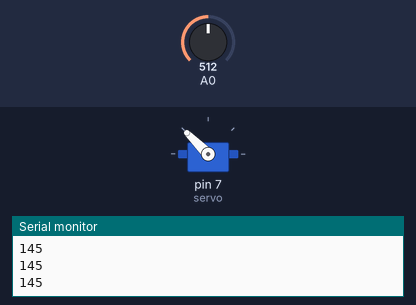
A sketch run on a simulated Arduino Uno, built with avr-gcc and run on an emulated ATmega328P. Parts: servo, the last lines printed to the serial monitor. The inputs (shaded band) are chosen by the test bench; at power-on: A0 = 512.

Above: at 1.2 s.
1.3 s: A0 set to 306
At 1.9 s:
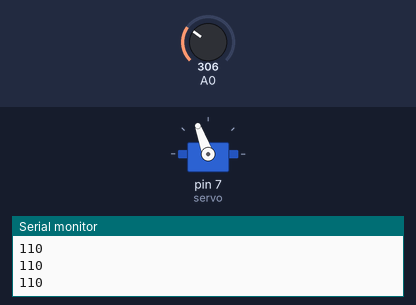
2.8 s: A0 set to 511
At 3.6 s:
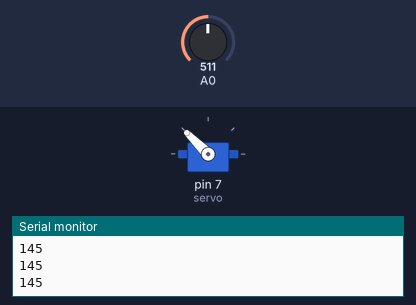
Timing chart, 0 to 5.8 s (numbered marks = the images above; inputs shaded):
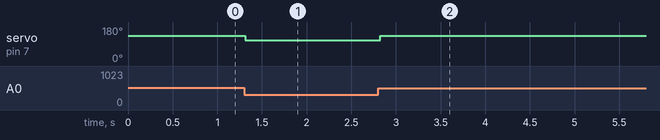

Measured:
- after the input at 1.3 s, servo on pin 7 (servo): 135° → 110° at once
- after the input at 2.8 s, servo on pin 7 (servo): 110° → 135° at once

The sketch:

featrace_temp.ino
```cpp
// Initialisation du module du servomoteur pour pouvoir le contrôler
#include <Servo.h>
Servo servo;

float distance = 0; // On initialise la valeur "distance" en float, pour pouvoir la calculer avec des virgules.
byte distance2; // On initialise la valeur "distance2" en octet, pour pouvoir la transmettre par bluetooth.

int angle = 115; // On initialise la variable angle avec 135° sur le servomoteur, l'angle qui nous permet d'avoir des roues directionnelles droites.

void setup() {
  Serial.begin(9600); // On ouvre le port Serial pour la communication au moniteur de séries et au module Bluetooth
  servo.attach(7, 544, 2400); // On initialise le servomoteur sur le pin numéro 6. 544 et 2400 sont des valeurs pour l'angle minimum et maximum du servomoteur, propres à chacun.
  servo.write(angle); // On place le servomoteur à une position angulaire de angle° pour l'initaliser
}

void loop() {
  int erreur; // Je définie la variable erreur pour pouvoir la modifier plus facilement plus tard
  int correction_p; // Je définie la variable correction_p pour pouvoir la modifier plus facilement plus tard
  int amplification = 1; // Je définie la variable amplification à 1 pour pouvoir la modifier plus facilement plus tard (aucune amplification nécessaire lors de nos essais. On le laisse à 1).
  int pos_servo;// Je définie la variable pos_servo pour pouvoir la modifier plus facilement plus tard
  // Toutes ces variables nous permettent de mieux comprendre notre calcul visuellement et pouvoir modifier chaque paramètre plus facilement.

  // Calculs :
  distance = analogRead(0); // On récupère la tension du capteur au pin analogique n°0
  distance = distance * 5; // On multiplie cette valeur par 5
  distance = distance / 1023; // On divise par 1023
  distance = distance - 2.44; // On soustrait 2.44
  distance = distance / (0 - 0.28); // On divise par -0.28
  distance = distance * 10; // On multiplie le résultat par 10 pour l'avoir en millimètres et pas centimètres
  //Serial.println(distance); // On envoit la distance au moniteur de série lors de nos essais

  // Consigne = 28mm
  erreur = 28 - distance; // On soustrait la distance à la consigne
  correction_p = erreur * amplification; // On doit déterminer l'amplification avec des essais
  pos_servo = 115 + correction_p; // plus ou moins correction....
  // 115 -> angle auquel les roues sont droites.
  // + correction, car correction peut être positif OU négatif

  Serial.println(pos_servo); // On envoit la correction lors de nos essais

  /*
   * Avec notre crémaillère et notre système de train avant, le servomoteur ne peux pas tourner à plus de 145° ni en-dessous de 103°
   * à cause des biellettes qui à ces angles là sont bloqué par le support du servomoteur. Donc, pour éviter de surcharger le servomoteur et de
   * le casser, nous le bloquons à cet angle pour le préserver (de plus, si on le laisse aller plus loin, la roue dentée glisse sur l'axe du servomoteur
   * et ça fausse après les corrections, et puis c'est inutile de le laisser tourner plus loin sans que les roues puissent tourner du coup...)
   */

  if (pos_servo > 135) { // Si la correction est supérieure à 135°
    servo.write(135); // On bloque la rotation (raison spécifiée plus haut)
  } else if (pos_servo < 100) { // Si la correction est inférieure à 100°
    servo.write(100); // On bloque la rotation (raison spécifiée plus haut)
  } else { // Si c'est entre les deux
    servo.write(pos_servo); // On corrige normalement
  }
  delay(50); // On attends 50 millisecondes pour ne pas perturber le servomoteur
}
```
